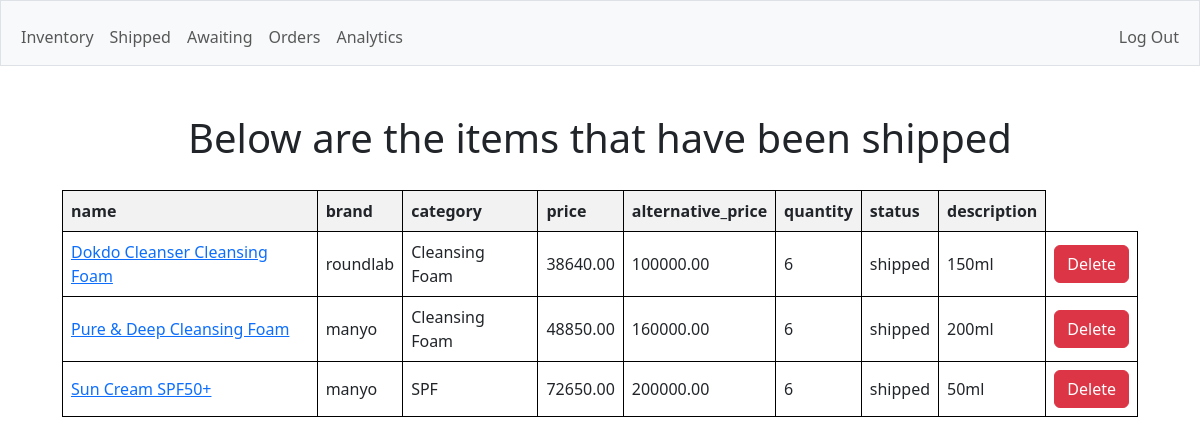
The app's page /shipped (signed in) with its own data.
### models.py (models this page shows)
class Products(db.Model):
    id = db.Column(db.Integer, primary_key=True)
    coupang_id = db.Column(db.String(50), nullable=False)
    name = db.Column(db.String(40), nullable=False, unique=True)
    brand = db.Column(db.String(20))
    category = db.Column(db.String(20), nullable=False)
    price = db.Column(db.Numeric(10, 2), nullable=False)
    alternative_price = db.Column(db.Numeric(10, 2))
    quantity = db.Column(db.Integer, nullable=False, default=1)
    status = db.Column(db.String(10), nullable=False, default="waiting")
    description = db.Column(db.String(50))

### app.py (the view)
@app.route("/shipped", methods=["GET", "POST"])
@login_required
def shipped():
    if request.method == "POST":
        product_name = request.form.get("product_name")
        if not product_name:
            return ("must provide product name")
        delete_product(product_name)
        return redirect("/shipped")
    else:
        print(Products.__table__.columns.keys())
        products = Products.query.all()
        headers = Products.__table__.columns.keys()
        return render_template("shipped.html", headers=headers, data=products, username=session["username"])

### app.py (called while the page is built)
@app.after_request
def after_request(response):
    response.headers["Cache-Control"] = "no-cache, no-store, must-revalidate"
    response.headers["Expires"] = 0
    response.headers["Pragma"] = "no-cache"
    return response

### helpers.py (called while the page is built)
def login_required(f):
    @wraps(f)
    def decorated_function(*args, **kwargs):
        if session.get("user_id") is None:
            return redirect("/login")
        return f(*args, **kwargs)
    return decorated_function

### templates/shipped.html (shortened to what this page needs)
{% extends "layout.html" %}
{% block main %}
    <h1>Below are the items that have been shipped</h1>
    <div class="center">
        <table>
            <thead>
                <tr>
                    {% for header in headers %}
                        {% if header != "coupang_id" and header != "id"%}
                            <th>{{ header }}</th>
                        {% endif %}
                    {% endfor %}
                </tr>
            </thead>
            <tbody>
                {% for row in data %}
                {% if row['status'] == "shipped" %}
                <tr>
                    {% for header in headers %}
                        {% if header != "coupang_id" and header != "id"%}
                            {% if header == "name" %}
                                <td><a href="https://www.coupang.com/vp/products/{{ row['coupang_id'] }}">{{ row[header] }}</a></td>
                            {% else %}
                                <td>{{ row[header] }}</td>
                            {% endif %}
                        {% endif %}
                    {% endfor %}
                    <td>
                    <form action="/shipped" method="post">
                    <button class="btn btn-danger" type="submit">Delete</button>
                    </form>
                    </td>
                </tr>
                {% endif %}
                {% endfor %}
            </tbody>
        </table>
    </div>
{% endblock %}

### static/style.css (style rules this page uses)
table { width: 100%; border-collapse: collapse; }
th, td { border: 1px solid black; padding: 8px; text-align: left; }
th { background-color: #f2f2f2; }
.center { display: flex; justify-content: center; align-items: center; padding : 20px; }

### templates/shipped.html (style rules this page uses)
table { width: 100%; border-collapse: collapse; }
th, td { border: 1px solid black; padding: 8px; text-align: left; }
th { background-color: #f2f2f2; }

### records on screen
Products: name "Dokdo Cleanser Cleansing Foam", brand "roundlab" "Cleansing Foam" "38640.00" "100000.00" "6" "shipped" "150ml"
Products: name "Pure & Deep Cleansing Foam", brand "manyo" "Cleansing Foam" "48850.00" "160000.00" "6" "shipped" "200ml"
Products: name "Sun Cream SPF50+", brand "manyo" "SPF" "72650.00" "200000.00" "6" "shipped" "50ml"

### other values on screen
{{ header }} "name" "brand" "category" "price" "alternative_price" "quantity" "status" "description"
